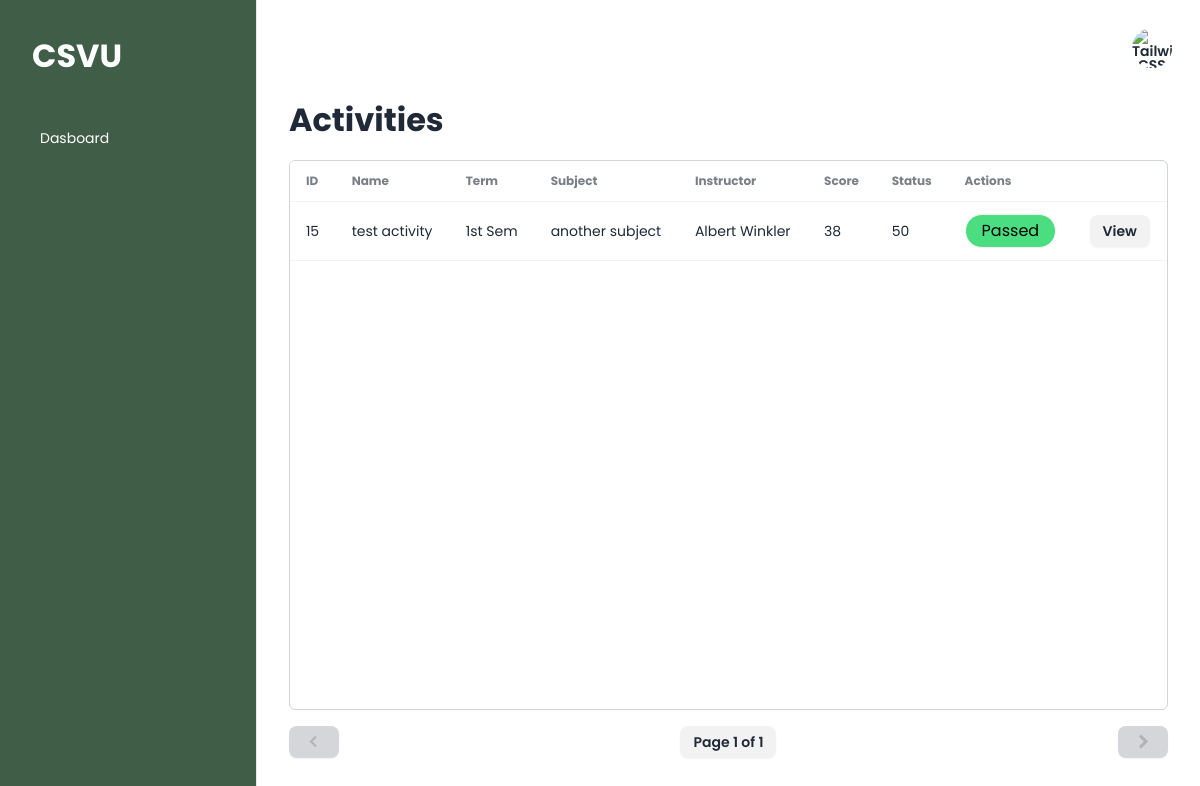
The app's page /student/dashboard (signed in) with its own data.
### tables this page shows
CREATE TABLE `ap_student_grades` (
  `id` int(11) NOT NULL,
  `student_id` int(11) NOT NULL,
  `activity_id` int(11) NOT NULL,
  `instructor_id` int(11) NOT NULL,
  `section_id` int(11) NOT NULL,
  `grade` decimal(10,0) NOT NULL,
  `term` varchar(255) NOT NULL,
  `year_level` varchar(255) NOT NULL
);

CREATE TABLE `ap_activities` (
  `id` int(11) NOT NULL,
  `name` varchar(255) NOT NULL,
  `subject` int(11) NOT NULL,
  `school_year` int(11) NOT NULL,
  `term` varchar(255) NOT NULL,
  `year_level` varchar(255) NOT NULL,
  `course` int(11) NOT NULL,
  `passing_rate` double NOT NULL,
  `max_score` int(11) NOT NULL,
  `instructor` int(11) NOT NULL,
  `section` int(11) NOT NULL
);

CREATE TABLE `ap_subjects` (
  `id` int(11) NOT NULL,
  `course` int(11) NOT NULL,
  `year_level` varchar(255) NOT NULL,
  `name` varchar(255) NOT NULL,
  `units` int(11) NOT NULL,
  `credits_units` int(11) NOT NULL,
  `term` varchar(255) NOT NULL
);

### auth/controller/auth.controller.php (called while the page is built, shortened)
<?php
class AuthController {
    public static function isAuthenticated() : bool {
        return isset($_SESSION['session']) && !empty($_SESSION['session']);
    }
    public static function user() : object|null {
        global $dbCon;
        if(self::isAuthenticated() && isset($_SESSION['email'])) {
            $email = $dbCon->real_escape_string($_SESSION['email']);
            $result = $dbCon->query("SELECT * FROM ap_userdetails WHERE email = '$email'");
            $user = $result->fetch_assoc();
            return ((object) $user) ?? null;
        }
        return null;
    }
}
?>

### student/dashboard.php (the view, shortened to what this page needs)
<?php
require("../configuration/config.php");
require '../auth/controller/auth.controller.php';
require_once("../components/header.php");
$limit = 10;
$page = isset($_GET['page']) ? $_GET['page'] : 1;
$start = ($page - 1) * $limit;
$result2 = mysqli_query($dbCon, "SELECT count(*) AS id FROM ap_student_grades WHERE student_id = " . AuthController::user()->id);
$activitiesCount = mysqli_fetch_all($result2, MYSQLI_ASSOC);
$total = $activitiesCount[0]['id'];
$pages = ceil($total / $limit);
$activitiesQuery = "SELECT
    ap_student_grades.*,
    ap_subjects.name as subjectName,
    ap_subjects.id as subjectId,
    ap_sections.name as sectionName,
    ap_activities.name as activityName,
    ap_activities.max_score as activityMaxScore,
    ap_activities.passing_rate as activityPassingRate,
    CONCAT(ap_userdetails.firstName, ' ', ap_userdetails.middleName, ' ', ap_userdetails.lastName) as instructorName
    FROM ap_student_grades
    INNER JOIN ap_userdetails ON ap_userdetails.id = ap_student_grades.instructor_id
    INNER JOIN ap_sections ON ap_sections.id = ap_student_grades.section_id
    INNER JOIN ap_activities ON ap_activities.id = ap_student_grades.activity_id
    INNER JOIN ap_subjects ON ap_subjects.id = ap_activities.subject
    WHERE ap_student_grades.student_id = " . AuthController::user()->id . " LIMIT $start, $limit";
$activitiesQueryResult = $dbCon->query($activitiesQuery);
?>
<main class="overflow-hidden flex">
    <?php require_once("layout/sidebar.php")  ?>
    <section class="h-screen w-full px-4">
        <?php require_once("layout/topbar.php") ?>
        <div class="px-4 flex justify-between flex-col gap-4">
            <div class="flex justify-between items-center">
                <div class="flex justify-between items-center">
                    <h1 class="text-[32px] font-bold">Activities</h1>
                </div>
            </div>
            <div class="overflow-x-hidden border border-gray-300 rounded-md" style="height: calc(100vh - 250px)">
                <table class="table table-md table-pin-rows table-pin-cols ">
                    <thead>
                        <tr>
                            <td>ID</td>
                            <td>Name</td>
                            <td>Term</td>
                            <td>Subject</td>
                            <td>Instructor</td>
                            <td>Score</td>
                            <td>Status</td>
                            <td>Actions</td>
                        </tr>
                    </thead>
                    <tbody>
                        <?php if ($activitiesQueryResult->num_rows > 0) : ?>
                            <?php while ($row = $activitiesQueryResult->fetch_assoc()) { ?>
                                <tr>
                                    <td><?= $row['id'] ?></td>
                                    <td><?= $row['activityName'] ?></td>
                                    <td><?= $row['term'] ?></td>
                                    <td><?= $row['subjectName'] ?></td>
                                    <td><?= $row['instructorName'] ?></td>
                                    <td><?= $row['grade'] ?></td>
                                    <td><?= $row['activityMaxScore'] ?></td>
                                    <td>
                                        <div class="badge p-4 text-base <?= ($row['grade'] >= ($row['activityMaxScore'] * $row['activityPassingRate'])) ? "bg-green-400" : "bg-red-400" ?> text-black font-md">
                                            Passed
                                        </div>
                                    </td>
                                    <td>
                                        <div>
                                            <button class="btn btn-sm">View</button>
                                        </div>
                                    </td>
                                </tr>
                            <?php } ?>
                        <?php else : ?>
                            <tr>
                                <td colspan="8" class="text-center">No activities found.</td>
                            </tr>
                        <?php endif ?>
                    </tbody>
                </table>
            </div>
            <div class="flex justify-between items-center">
                <a class="btn text-[24px] btn-sm" href="<?= $_SERVER['PHP_SELF'] ?>?page=<?= $page - 1 ?>" <?php if ($page - 1 <= 0) { ?> disabled <?php } ?>>
                    <i class='bx bx-chevron-left'></i>
                </a>
                <button class="btn btn-sm" type="button">Page <?= $page ?> of <?= $pages ?></button>
                <a class="btn text-[24px] btn-sm" href="<?= $_SERVER['PHP_SELF'] ?>?page=<?= $page + 1 ?>" <?php if ($page + 1 >= $pages) { ?> disabled <?php } ?>>
                    <i class='bx bxs-chevron-right'></i>
                </a>
            </div>
        </div>
    </section>
</main>

### components/header.php (style rules this page uses)
body { font-family: 'Poppins', sans-serif; font-size:1rem; line-height:1.5; }

### records on screen
ap_student_grades: id "15", activity.name "test activity", term "1st Sem", ap_subjects.name "another subject", instructorName "Albert Winkler", grade "38", activity.max_score "50"

### other values on screen
$page "1"
$pages "1"
